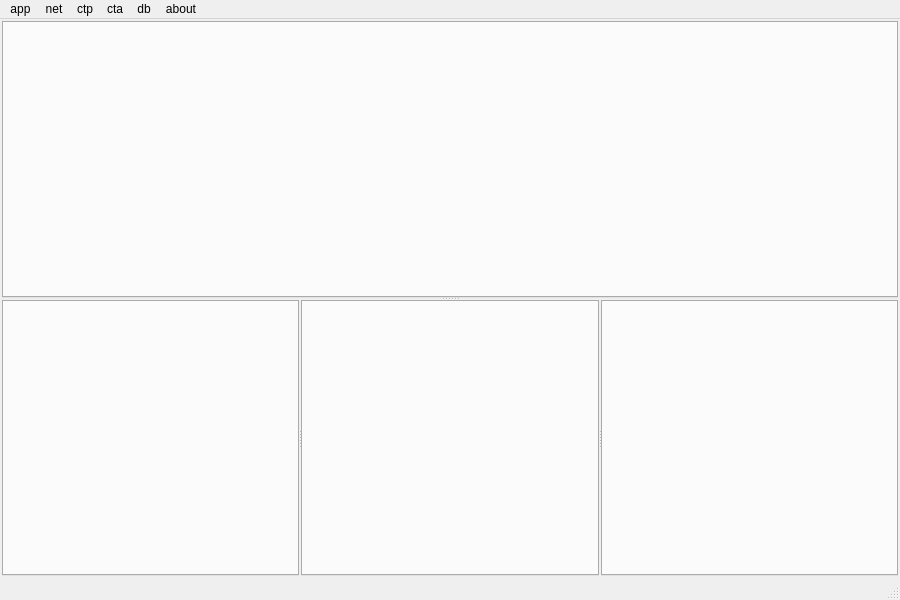
<?xml version="1.0" encoding="UTF-8"?>
<ui version="4.0">
 <class>MainWindow</class>
 <widget class="QMainWindow" name="MainWindow">
  <property name="geometry">
   <rect>
    <x>0</x>
    <y>0</y>
    <width>900</width>
    <height>600</height>
   </rect>
  </property>
  <property name="windowTitle">
   <string>MainWindow</string>
  </property>
  <widget class="QWidget" name="centralWidget">
   <layout class="QVBoxLayout" name="verticalLayout">
    <property name="spacing">
     <number>2</number>
    </property>
    <property name="leftMargin">
     <number>2</number>
    </property>
    <property name="topMargin">
     <number>2</number>
    </property>
    <property name="rightMargin">
     <number>2</number>
    </property>
    <property name="bottomMargin">
     <number>2</number>
    </property>
    <item>
     <widget class="QSplitter" name="splitterTop">
      <property name="orientation">
       <enum>Qt::Vertical</enum>
      </property>
      <property name="handleWidth">
       <number>2</number>
      </property>
      <widget class="QTabWidget" name="tabWidgetMarket">
       <property name="currentIndex">
        <number>-1</number>
       </property>
      </widget>
      <widget class="QSplitter" name="splitterBottom">
       <property name="orientation">
        <enum>Qt::Horizontal</enum>
       </property>
       <property name="handleWidth">
        <number>2</number>
       </property>
       <widget class="QTabWidget" name="tabWidgetLog">
        <property name="currentIndex">
         <number>-1</number>
        </property>
       </widget>
       <widget class="QTabWidget" name="tabWidgetPosition">
        <property name="currentIndex">
         <number>-1</number>
        </property>
       </widget>
       <widget class="QTabWidget" name="tabWidgetOrder">
        <property name="currentIndex">
         <number>-1</number>
        </property>
       </widget>
      </widget>
     </widget>
    </item>
   </layout>
  </widget>
  <widget class="QMenuBar" name="menuBar">
   <property name="geometry">
    <rect>
     <x>0</x>
     <y>0</y>
     <width>900</width>
     <height>23</height>
    </rect>
   </property>
   <widget class="QMenu" name="menuCtp">
    <property name="title">
     <string>ctp</string>
    </property>
    <addaction name="separator"/>
    <addaction name="actionCtpStart"/>
    <addaction name="actionCtpStop"/>
    <addaction name="separator"/>
    <addaction name="actionCtpConfig"/>
   </widget>
   <widget class="QMenu" name="menuAbout">
    <property name="title">
     <string>about</string>
    </property>
    <widget class="QMenu" name="menu_NO_MONEY">
     <property name="title">
      <string>!!!NO MONEY!!!</string>
     </property>
     <addaction name="actionExternal"/>
     <addaction name="separator"/>
     <addaction name="actionInvalidParamCrash"/>
     <addaction name="actionPureCallCrash"/>
     <addaction name="actionDerefZeroCrash"/>
     <addaction name="actionQFatal"/>
     <addaction name="actiondebugbreak"/>
     <addaction name="actionDebugBreak"/>
     <addaction name="actionExit"/>
     <addaction name="actionExitProcess"/>
     <addaction name="actionTerminateProcess"/>
    </widget>
    <addaction name="actionWebsite"/>
    <addaction name="actionFeedback"/>
    <addaction name="separator"/>
    <addaction name="actionAppVersion"/>
    <addaction name="actionCtpVersion"/>
    <addaction name="separator"/>
    <addaction name="menu_NO_MONEY"/>
   </widget>
   <widget class="QMenu" name="menuNet">
    <property name="title">
     <string>net</string>
    </property>
    <addaction name="actionNetStart"/>
    <addaction name="actionNetStop"/>
   </widget>
   <widget class="QMenu" name="menuDb">
    <property name="title">
     <string>db</string>
    </property>
    <addaction name="actionHistoryData"/>
    <addaction name="actionMetaData"/>
   </widget>
   <widget class="QMenu" name="menuApp">
    <property name="title">
     <string>app</string>
    </property>
    <addaction name="separator"/>
    <addaction name="actionAppQuit"/>
   </widget>
   <widget class="QMenu" name="menuCta">
    <property name="title">
     <string>cta</string>
    </property>
    <addaction name="actionCtaConfig"/>
   </widget>
   <addaction name="menuApp"/>
   <addaction name="menuNet"/>
   <addaction name="menuCtp"/>
   <addaction name="menuCta"/>
   <addaction name="menuDb"/>
   <addaction name="menuAbout"/>
  </widget>
  <widget class="QStatusBar" name="statusBar"/>
  <action name="actionAppQuit">
   <property name="text">
    <string>appQuit</string>
   </property>
  </action>
  <action name="actionAppVersion">
   <property name="text">
    <string>appVersion</string>
   </property>
  </action>
  <action name="actionPureCallCrash">
   <property name="text">
    <string>PureCallCrash</string>
   </property>
  </action>
  <action name="actionInvalidParamCrash">
   <property name="text">
    <string>InvalidParamCrash</string>
   </property>
  </action>
  <action name="actionDerefZeroCrash">
   <property name="text">
    <string>DerefZeroCrash</string>
   </property>
  </action>
  <action name="actionQFatal">
   <property name="text">
    <string>qFatal</string>
   </property>
  </action>
  <action name="actiondebugbreak">
   <property name="text">
    <string>debugbreak</string>
   </property>
  </action>
  <action name="actionDebugBreak">
   <property name="text">
    <string>DebugBreak</string>
   </property>
  </action>
  <action name="actionExit">
   <property name="text">
    <string>exit</string>
   </property>
  </action>
  <action name="actionExitProcess">
   <property name="text">
    <string>ExitProcess</string>
   </property>
  </action>
  <action name="actionTerminateProcess">
   <property name="text">
    <string>TerminateProcess</string>
   </property>
  </action>
  <action name="actionExternal">
   <property name="text">
    <string>external</string>
   </property>
  </action>
  <action name="actionCtpConfig">
   <property name="text">
    <string>ctpConfig</string>
   </property>
  </action>
  <action name="actionCtpStart">
   <property name="text">
    <string>ctpStart</string>
   </property>
  </action>
  <action name="actionCtpStop">
   <property name="text">
    <string>ctpStop</string>
   </property>
  </action>
  <action name="actionNetStart">
   <property name="text">
    <string>netStart</string>
   </property>
  </action>
  <action name="actionNetStop">
   <property name="text">
    <string>netStop</string>
   </property>
  </action>
  <action name="actionCtpVersion">
   <property name="text">
    <string>ctpVersion</string>
   </property>
  </action>
  <action name="actionHistoryData">
   <property name="text">
    <string>historyData</string>
   </property>
  </action>
  <action name="actionWebsite">
   <property name="text">
    <string>website</string>
   </property>
  </action>
  <action name="actionFeedback">
   <property name="text">
    <string>feedback</string>
   </property>
  </action>
  <action name="actionMetaData">
   <property name="text">
    <string>metaData</string>
   </property>
  </action>
  <action name="actionCtaConfig">
   <property name="text">
    <string>ctaConfig</string>
   </property>
  </action>
 </widget>
 <layoutdefault spacing="6" margin="11"/>
 <resources/>
 <connections/>
</ui>
